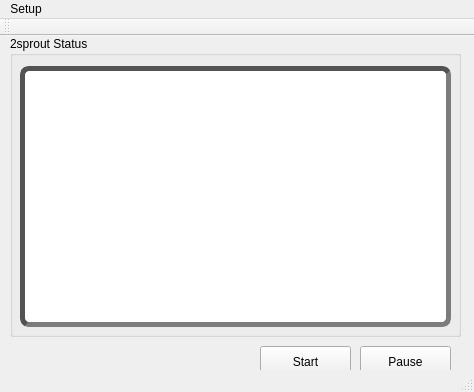
<?xml version="1.0" encoding="UTF-8"?>
<ui version="4.0">
 <class>MainWindowClass</class>
 <widget class="QMainWindow" name="MainWindowClass">
  <property name="geometry">
   <rect>
    <x>0</x>
    <y>0</y>
    <width>474</width>
    <height>392</height>
   </rect>
  </property>
  <property name="minimumSize">
   <size>
    <width>474</width>
    <height>392</height>
   </size>
  </property>
  <property name="maximumSize">
   <size>
    <width>474</width>
    <height>392</height>
   </size>
  </property>
  <property name="windowTitle">
   <string>2Sprout</string>
  </property>
  <property name="windowIcon">
   <iconset resource="icons.qrc">
    <normaloff>:/icons/2sprout.png</normaloff>:/icons/2sprout.png</iconset>
  </property>
  <widget class="QWidget" name="centralWidget">
   <widget class="QGroupBox" name="groupBox">
    <property name="geometry">
     <rect>
      <x>10</x>
      <y>0</y>
      <width>451</width>
      <height>301</height>
     </rect>
    </property>
    <property name="maximumSize">
     <size>
      <width>451</width>
      <height>301</height>
     </size>
    </property>
    <property name="title">
     <string>2sprout Status</string>
    </property>
    <widget class="QTextEdit" name="textEdit">
     <property name="geometry">
      <rect>
       <x>10</x>
       <y>30</y>
       <width>431</width>
       <height>261</height>
      </rect>
     </property>
     <property name="styleSheet">
      <string notr="true">QTextEdit { 
border-width: 5px; 
border-style: inset; 
border-color: #535353; 
border-radius: 9px; 
background: #ffffff; 
color: #000000; 
}</string>
     </property>
    </widget>
   </widget>
   <widget class="QPushButton" name="pushButton">
    <property name="geometry">
     <rect>
      <x>260</x>
      <y>310</y>
      <width>91</width>
      <height>32</height>
     </rect>
    </property>
    <property name="text">
     <string>Start</string>
    </property>
    <property name="icon">
     <iconset resource="icons.qrc">
      <normaloff>:/icons/control_play_blue.png</normaloff>:/icons/control_play_blue.png</iconset>
    </property>
   </widget>
   <widget class="QPushButton" name="pushButton_2">
    <property name="geometry">
     <rect>
      <x>360</x>
      <y>310</y>
      <width>91</width>
      <height>32</height>
     </rect>
    </property>
    <property name="text">
     <string>Pause</string>
    </property>
    <property name="icon">
     <iconset resource="icons.qrc">
      <normaloff>:/icons/control_pause_blue.png</normaloff>:/icons/control_pause_blue.png</iconset>
    </property>
   </widget>
   <widget class="QLabel" name="label">
    <property name="geometry">
     <rect>
      <x>10</x>
      <y>320</y>
      <width>211</width>
      <height>17</height>
     </rect>
    </property>
    <property name="minimumSize">
     <size>
      <width>211</width>
      <height>17</height>
     </size>
    </property>
    <property name="font">
     <font>
      <pointsize>9</pointsize>
     </font>
    </property>
    <property name="text">
     <string/>
    </property>
   </widget>
  </widget>
  <widget class="QMenuBar" name="menuBar">
   <property name="geometry">
    <rect>
     <x>0</x>
     <y>0</y>
     <width>474</width>
     <height>22</height>
    </rect>
   </property>
   <widget class="QMenu" name="menuSetUp">
    <property name="title">
     <string>Setup</string>
    </property>
    <addaction name="actionNetwork"/>
    <addaction name="actionDatabase"/>
    <addaction name="separator"/>
    <addaction name="actionDeveloper_Key"/>
   </widget>
   <addaction name="menuSetUp"/>
  </widget>
  <widget class="QToolBar" name="mainToolBar">
   <attribute name="toolBarArea">
    <enum>TopToolBarArea</enum>
   </attribute>
   <attribute name="toolBarBreak">
    <bool>false</bool>
   </attribute>
  </widget>
  <widget class="QStatusBar" name="statusBar"/>
  <action name="actionNetwork">
   <property name="icon">
    <iconset resource="icons.qrc">
     <normaloff>:/icons/bullet_wrench.png</normaloff>:/icons/bullet_wrench.png</iconset>
   </property>
   <property name="text">
    <string>Network</string>
   </property>
   <property name="shortcut">
    <string>Ctrl+N</string>
   </property>
  </action>
  <action name="actionDatabase">
   <property name="icon">
    <iconset resource="icons.qrc">
     <normaloff>:/icons/database_connect.png</normaloff>:/icons/database_connect.png</iconset>
   </property>
   <property name="text">
    <string>Database</string>
   </property>
   <property name="shortcut">
    <string>Ctrl+D</string>
   </property>
  </action>
  <action name="actionOnline_Help">
   <property name="text">
    <string>Online Help</string>
   </property>
  </action>
  <action name="actionAbout">
   <property name="text">
    <string>About</string>
   </property>
  </action>
  <action name="actionDeveloper_Key">
   <property name="icon">
    <iconset resource="icons.qrc">
     <normaloff>:/icons/key_add.png</normaloff>:/icons/key_add.png</iconset>
   </property>
   <property name="text">
    <string>Developer Key</string>
   </property>
   <property name="shortcut">
    <string>Ctrl+K</string>
   </property>
  </action>
 </widget>
 <layoutdefault spacing="6" margin="11"/>
 <resources>
  <include location="icons.qrc"/>
 </resources>
 <connections/>
</ui>
